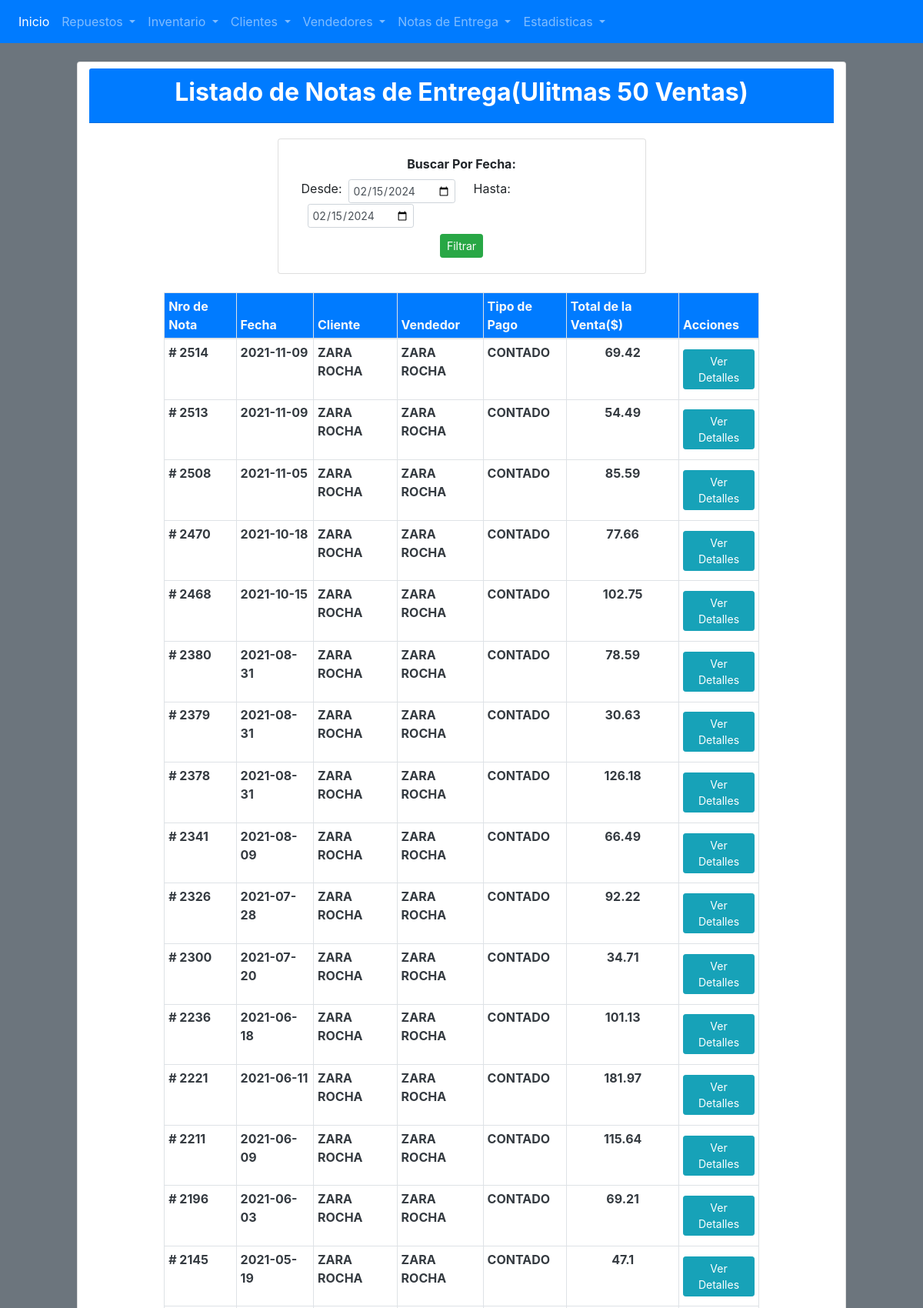
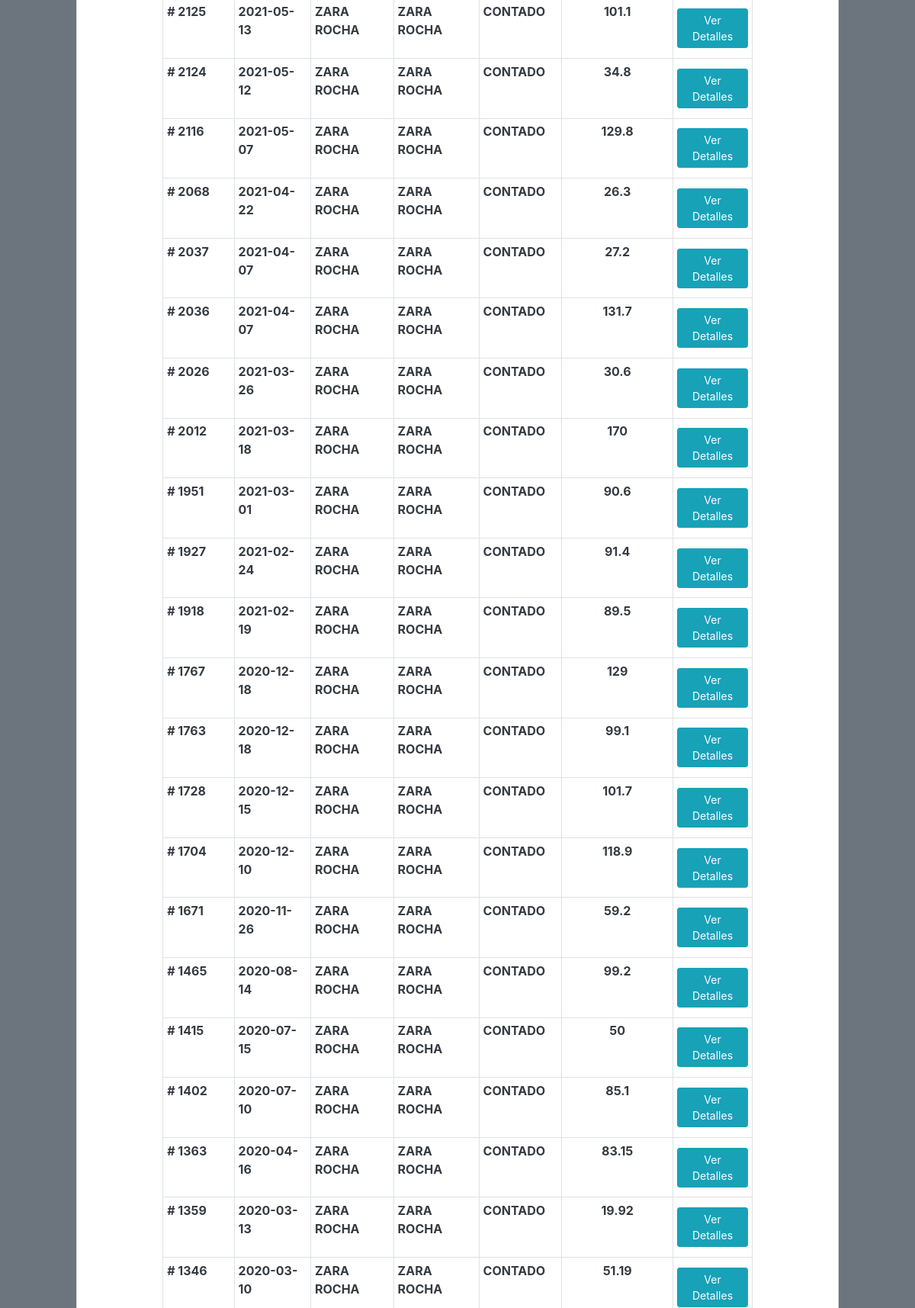
Page /notas/verNotasVendedor/1 (upper part) on the committed database (2 pictures, top to bottom).
### tables this page shows
CREATE TABLE `ventas` (
  `idVenta` int(11) NOT NULL,
  `codigoVenta` varchar(10) NOT NULL,
  `idCliente` varchar(30) NOT NULL,
  `idVendedor` varchar(30) NOT NULL,
  `tipoPago` text NOT NULL,
  `estatusVenta` text NOT NULL,
  `fechaVenta` date NOT NULL
);

CREATE TABLE `cliente` (
  `idCliente` int(11) NOT NULL,
  `codigoCliente` varchar(30) NOT NULL,
  `nombreCliente` mediumtext NOT NULL,
  `idVendedor` int(11) NOT NULL,
  `telefonoCliente` mediumtext NOT NULL,
  `direccionCliente` mediumtext NOT NULL
);

CREATE TABLE `vendedor` (
  `idVendedor` int(11) NOT NULL,
  `codigoVendedor` varchar(30) NOT NULL,
  `nombreVendedor` text NOT NULL,
  `telefonoVendedor` text NOT NULL
);

### libs/view.php (called while the page is built, shortened)
<?php
    class View{
        function render($nombre){
            require_once 'Views/'.$nombre.'.php';
        }
    }
?>

### index.php (called while the page is built, shortened)
<?php
require_once 'libs/database.php';
require_once 'libs/controller.php';
require_once 'libs/view.php';
$app = new App();
?>

### Models/notasmodel.php (called while the page is built, shortened)
<?php
require 'Models/notas.php';
class NotasModel extends Model{
    public function getAllFromVentasByVendedor($id){
        $items = [];
        $query = $this->db->connect()->prepare("SELECT*FROM VENTAS WHERE idVendedor = :idVendedor ORDER BY codigoVenta DESC");
        try {
            $query->execute(['idVendedor'   => $id]);
            while ($row = $query->fetch()) {
                $item = new Ventas();
                $queryCliente = $this->db->connect()->prepare("SELECT*FROM CLIENTE WHERE codigoCliente = :codigoCliente");
                $queryCliente->execute(['codigoCliente'   => $row['idCliente']]);
                while ($rowCliente = $queryCliente->fetch()) {
                    $item->nombreCliente = $rowCliente['nombreCliente'];
                }
                $queryVendedor = $this->db->connect()->prepare("SELECT*FROM VENDEDOR WHERE codigoVendedor = :codigoVendedor");
                $queryVendedor->execute(['codigoVendedor'   => $row['idVendedor']]);
                while ($rowVendedor = $queryVendedor->fetch()) {
                    $item->nombreVendedor = $rowVendedor['nombreVendedor'];
                }
                $queryTotal = $this->db->connect()->prepare("SELECT*FROM HISTORICOVENTAS WHERE codigoVenta = :codigoVenta");
                $queryTotal->execute(['codigoVenta'   => $row['codigoVenta']]);
                $total = 0;
                while ($rowTotal = $queryTotal->fetch()) {
                    $total += $rowTotal['subtotalRep'];
                }
                $item->codigoVenta = $row["codigoVenta"];
                $item->idCliente   = $row["idCliente"];
                $item->idVendedor  = $row["idVendedor"];
                $item->tipoPago    = $row["tipoPago"];
                $item->fecha       = $row["fechaVenta"];
                $item->totalVenta  = $total;
                array_push($items,$item);
            }
            return $items;
        } catch (PDOException $e) {
            return $items;
        }
    }
    public function getVendedor($id){
        $query = $this->db->connect()->prepare("SELECT*FROM VENDEDOR WHERE idVendedor = :idVendedor");
        $query->execute(['idVendedor'   => $id]);
        while ($row = $query->fetch()) {
            $item = $row["codigoVendedor"];
            }
            return $item;
    }
}
?>

### libs/database.php (called while the page is built)
<?php
    class Database{
        private $host;
        private $user;
        private $db;
        private $pass;
        private $charset;
        public function __construct(){
            $this->host = constant('HOST');
            $this->user = constant('USER');
            $this->db = constant('DB');
            $this->pass = constant('PASSWORD');
            $this->charset = constant('CHARSET');
        }
        public function connect(){
            try {
                $connection = "mysql:host=" . $this->host . ";dbname=" . $this->db . ";charset=" . $this->charset;
                $options = [
                    PDO::ATTR_ERRMODE           => PDO::ERRMODE_EXCEPTION,
                    PDO::ATTR_EMULATE_PREPARES  => false,
                ];
                $pdo = new PDO($connection, $this->user, $this->pass, $options);
                return $pdo;
            } catch (PDOException $e) {
                print_r('Error Conection: ' . $e->getMessage());
            }
        }
    }
?>

### libs/controller.php (called while the page is built, shortened)
<?php
    class Controller{
        function loadModel($model){
            $url ='Models/' .$model.'model.php';
            if (file_exists($url)) {
                $this->model = new $modelName;
            }
        }
    }
?>

### Views/notas/notasvendedor.php (the view, shortened to what this page needs)
<!DOCTYPE html>
<html lang="en">
<head>
    <link rel="stylesheet" href="public/css/bootstrap.min.css">
</head>
<body class="bg-secondary">
    <?php require_once 'Views/header.php';
    $id = $this->id;
    ?>
    <center>
    <div class="card col-md-10">
        <div class="card-header bg-primary mt-2">
            <h2 class="text-center text-white font-weight-bold">Listado de Notas de Entrega(Ulitmas 50 Ventas)</h2>
        </div>
        <div class="card-body">
        <div class="row justify-content-center">
                <div class="card col-6">
                    <div class="card-body">
                        <form class="" action="<?php echo constant('URL'); ?>notas/verNotasVendedor/<?php echo $id; ?>" method="post">
                            <label class="font-weight-bold" for="">Buscar Por Fecha:</label><br>
                            <div class="form-row">
                            <label for="">Desde:</label>
                            <input class="form-control form-control-sm col-4 ml-2" type="date" name="fechaInicio" value="<?php echo date("Y-m-d") ?>" id="" required="true">
                            <label class="ml-4" for="">Hasta:</label>
                            <input class="form-control form-control-sm col-4 ml-2" type="date" name="fechaFinal" value="<?php echo date("Y-m-d") ?>" id="" required="true">
                            </div>
                            <input type="submit" class="btn btn-sm btn-success mt-2" value="Filtrar">
                        </form>
                    </div>
                </div>
        </div><br>
                    <table class="col-md-10 table table-sm table-bordered text-dark table-hover">
                        <thead class="bg-primary text-light">
                            <tr>
                                <th>Nro de Nota</th>
                                <th>Fecha</th>
                                <th>Cliente</th>
                                <th>Vendedor</th>
                                <th>Tipo de Pago</th>
                                <th>Total de la Venta($)</th>
                                <th>Acciones</th>
                            </tr>
                        </thead>
                        <tbody class="font-weight-bold">
                    <?php
                    foreach ($this->ventas as $row) {
                        $venta = $row;
                            ?>
                                <tr>
                                    <td><?php echo "# ".$venta->codigoVenta; ?></td>
                                    <td><?php echo $venta->fecha; ?></td>
                                    <td><?php echo $venta->nombreCliente; ?></td>
                                    <td><?php echo $venta->nombreVendedor; ?></td>
                                    <td><?php echo $venta->tipoPago; ?></td>
                                    <td class="text-center"><?php echo $venta->totalVenta; ?></td>
                                    <td><a class="btn btn-sm btn-info mt-2 mb-2" href="<?php echo constant('URL')."notas/verNota/".$venta->codigoVenta; ?>">Ver Detalles</a></td>
                                </tr>
                            <?php
                    }
                    ?>
                    </tbody>
                    </table>
        </div>
    </div>
    <br><br>
</body>
</html>

### rows in the picture
ventas: codigoVenta "2514", fechaVenta "2021-11-09", tipoPago "CONTADO", totalVenta "69.42"
cliente: nombreCliente "ZARA ROCHA", totalVenta "118.9", totalVenta "59.2", totalVenta "99.2", totalVenta "50", totalVenta "85.1", totalVenta "83.15", totalVenta "19.92", totalVenta "51.19"
vendedor: nombreVendedor "ZARA ROCHA"
ventas: codigoVenta "2513", fechaVenta "2021-11-09", tipoPago "CONTADO", totalVenta "54.49"
ventas: codigoVenta "2508", fechaVenta "2021-11-05", tipoPago "CONTADO", totalVenta "85.59"
ventas: codigoVenta "2470", fechaVenta "2021-10-18", tipoPago "CONTADO", totalVenta "77.66"
ventas: codigoVenta "2468", fechaVenta "2021-10-15", tipoPago "CONTADO", totalVenta "102.75"
ventas: codigoVenta "2380", fechaVenta "2021-08-31", tipoPago "CONTADO", totalVenta "78.59"
ventas: codigoVenta "2379", fechaVenta "2021-08-31", tipoPago "CONTADO", totalVenta "30.63"
ventas: codigoVenta "2378", fechaVenta "2021-08-31", tipoPago "CONTADO", totalVenta "126.18"
ventas: codigoVenta "2341", fechaVenta "2021-08-09", tipoPago "CONTADO", totalVenta "66.49"
ventas: codigoVenta "2326", fechaVenta "2021-07-28", tipoPago "CONTADO", totalVenta "92.22"
ventas: codigoVenta "2300", fechaVenta "2021-07-20", tipoPago "CONTADO", totalVenta "34.71"
ventas: codigoVenta "2236", fechaVenta "2021-06-18", tipoPago "CONTADO", totalVenta "101.13"
ventas: codigoVenta "2221", fechaVenta "2021-06-11", tipoPago "CONTADO", totalVenta "181.97"
ventas: codigoVenta "2211", fechaVenta "2021-06-09", tipoPago "CONTADO", totalVenta "115.64"
ventas: codigoVenta "2196", fechaVenta "2021-06-03", tipoPago "CONTADO", totalVenta "69.21"
ventas: codigoVenta "2145", fechaVenta "2021-05-19", tipoPago "CONTADO", totalVenta "47.1"
ventas: codigoVenta "2125", fechaVenta "2021-05-13", tipoPago "CONTADO", totalVenta "101.1"
ventas: codigoVenta "2124", fechaVenta "2021-05-12", tipoPago "CONTADO", totalVenta "34.8"
ventas: codigoVenta "2116", fechaVenta "2021-05-07", tipoPago "CONTADO", totalVenta "129.8"
ventas: codigoVenta "2068", fechaVenta "2021-04-22", tipoPago "CONTADO", totalVenta "26.3"
ventas: codigoVenta "2037", fechaVenta "2021-04-07", tipoPago "CONTADO", totalVenta "27.2"
ventas: codigoVenta "2036", fechaVenta "2021-04-07", tipoPago "CONTADO", totalVenta "131.7"
ventas: codigoVenta "2026", fechaVenta "2021-03-26", tipoPago "CONTADO", totalVenta "30.6"
ventas: codigoVenta "2012", fechaVenta "2021-03-18", tipoPago "CONTADO", totalVenta "170"
ventas: codigoVenta "1951", fechaVenta "2021-03-01", tipoPago "CONTADO", totalVenta "90.6"
ventas: codigoVenta "1927", fechaVenta "2021-02-24", tipoPago "CONTADO", totalVenta "91.4"
ventas: codigoVenta "1918", fechaVenta "2021-02-19", tipoPago "CONTADO", totalVenta "89.5"
ventas: codigoVenta "1767", fechaVenta "2020-12-18", tipoPago "CONTADO", totalVenta "129"
ventas: codigoVenta "1763", fechaVenta "2020-12-18", tipoPago "CONTADO", totalVenta "99.1"
ventas: codigoVenta "1728", fechaVenta "2020-12-15", tipoPago "CONTADO", totalVenta "101.7"
ventas: codigoVenta "1704", fechaVenta "2020-12-10", tipoPago "CONTADO"
ventas: codigoVenta "1671", fechaVenta "2020-11-26", tipoPago "CONTADO"
ventas: codigoVenta "1465", fechaVenta "2020-08-14", tipoPago "CONTADO"
ventas: codigoVenta "1415", fechaVenta "2020-07-15", tipoPago "CONTADO"
ventas: codigoVenta "1402", fechaVenta "2020-07-10", tipoPago "CONTADO"
ventas: codigoVenta "1363", fechaVenta "2020-04-16", tipoPago "CONTADO"
ventas: codigoVenta "1359", fechaVenta "2020-03-13", tipoPago "CONTADO"
ventas: codigoVenta "1346", fechaVenta "2020-03-10", tipoPago "CONTADO"
